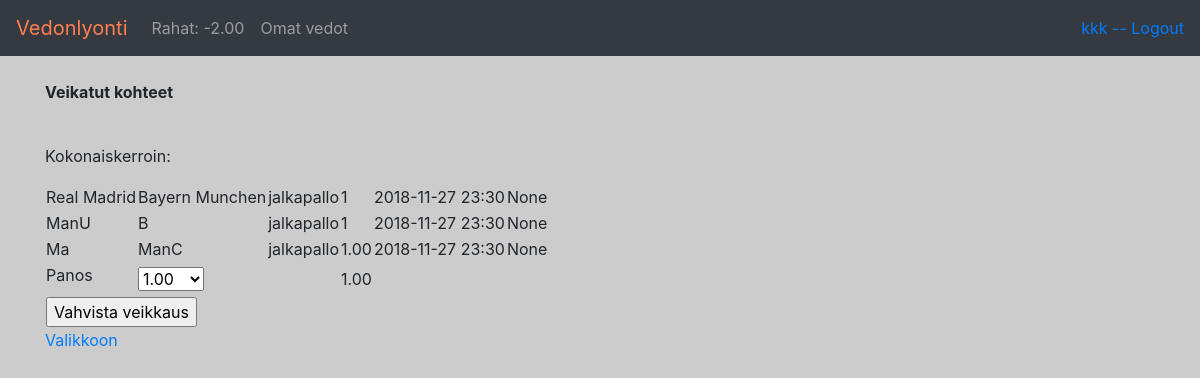
Screenshot of /tapahtuma/moniveto/ready (signed in) with the database file from the repository.
### application/auth/models.py (models this page shows, shortened)
class User(Base):
    __tablename__ = "account"
    name = db.Column(db.String(144), nullable=False)
    username = db.Column(db.String(144), nullable=False)
    password = db.Column(db.String(144), nullable=False)
    rahat = db.Column(db.DECIMAL, nullable=False)
    def getRahat(self):
        return ("%.2f" % self.rahat)

### application/tapahtuma/models.py (models this page shows, shortened)
class Tapahtuma(Base):
    koti = db.Column(db.String, nullable=False)
    vieras = db.Column(db.String, nullable=False)
    kerroin1 = db.Column(db.DECIMAL, nullable=False)
    kerroinx = db.Column(db.DECIMAL, nullable=False)
    kerroin2 = db.Column(db.DECIMAL, nullable=False)
    laji_id = db.Column(db.Integer, db.ForeignKey('laji.id'),
                           nullable=False)
    date_expire = db.Column(db.DateTime)
    active = db.Column(db.Boolean, nullable= False)
    tulos = db.Column(db.String, nullable=False)
    @staticmethod
    def haeMonivetoTapahtumat():
        good_events = 0
        present = datetime.now()
        stmt = text("SELECT tapahtuma.id, koti, vieras, laji_id, kerroin1, kerroin2, kerroinx, date_expire"
                    " FROM tapahtuma, laji"
                    " WHERE active = 1"
                    " AND laji.id = tapahtuma.laji_id"
                     )
        res = db.engine.execute(stmt)
        response = []
        for row in res:
            d = str(datetime.strptime(str(row[7]), '%Y-%m-%d %H:%M:%S.%f'))
            d = d[0:16]
            response.append({"id":row[0], "koti":row[1], "vieras":row[2], "laji":haeLaji(row[3]), "kerroin1":row[4], "kerroin2":row[5], "kerroinX":row[6], "date_expire":d})
        return response

### application/laji/models.py (models this page shows, shortened)
class Laji(Base):
    nimi = db.Column(db.String, nullable=False)

### application/tapahtuma/views.py (the view)
@app.route("/tapahtuma/moniveto/ready", methods=["GET", "POST"])
def ready_moniveto():
    form = TapahtumaForm(request.form)
    t1 = form.veto1.data
    t2 = form.veto2.data
    t3 = form.veto3.data
    if (t1=="-" and t2=="-" and t3=="-"):
        return redirect(url_for("tapahtumat_moniveto"))
    tap = Tapahtuma.haeMonivetoTapahtumat()
    tapahtumat = []
    kerroin = 1
    if(t1!="-"):
        t = tap[0]
        tkerroin = 1 #tamakerroin
        if (t1 == "1"):
            kerroin = kerroin*t["kerroin1"]
            tkerroin = t["kerroin1"]
        elif (t1 == "X"):
            kerroin = kerroin*t["kerroinX"]
            tkerroin = t["kerroinX"]
        elif (t1 == "2"):
            kerroin = kerroin*t["kerroin2"]
            tkerroin = t["kerroin2"]
        tapahtumat.append({"id":t["id"], "koti":t["koti"], "vieras":t["vieras"], "laji":t["laji"], "kerroin":tkerroin, "date_expire":t["date_expire"], "veto":t1})
    if(t2!="-"):
        t = tap[1]
        tkerroin = 1
        if (t2 == "1"):
            kerroin = kerroin*t["kerroin1"]
            tkerroin = t["kerroin1"]
        elif (t2 == "X"):
            kerroin = kerroin*t["kerroinX"]
            tkerroin = t["kerroinX"]
        elif (t2 == "2"):
            kerroin = kerroin*t["kerroin2"]
            tkerroin = t["kerroin2"]
        tapahtumat.append({"id":t["id"], "koti":t["koti"], "vieras":t["vieras"], "laji":t["laji"], "kerroin":tkerroin, "date_expire":t["date_expire"], "veto":t2})
    if(t3!="-"):
        t = tap[2]
        tkerroin = 1
        if (t3 == "1"):
            kerroin = kerroin*t["kerroin1"]
            tkerroin = t["kerroin1"]
        elif (t3 == "X"):
            kerroin = kerroin*t["kerroinX"]
            tkerroin = t["kerroinX"]
        elif (t3 == "2"):
            kerroin = kerroin*t["kerroin2"]
            tkerroin = t["kerroin2"]
        tkerroin = ("%.2f" % tkerroin)
        kerroin = ("%.2f" % kerroin)
        tapahtumat.append({"id":t["id"], "koti":t["koti"], "vieras":t["vieras"], "laji":t["laji"], "kerroin":tkerroin, "date_expire":t["date_expire"], "veto":t3})
    moniveto.setMonivetokerroin(kerroin)
    moniveto.setMonivetotapahtumat(tapahtumat)
    return render_template("tapahtumat/moniveto2.html", tapahtumat=tapahtumat,kerroin=kerroin, form=TapahtumaForm())

### application/tapahtuma/forms.py
class TapahtumaForm(FlaskForm):
    veto1 = SelectField('Veikkaus', choices=Choices)
    veto2 = SelectField('Veikkaus', choices=Choices)
    veto3 = SelectField('Veikkaus', choices=Choices)
    panos = SelectField('Panos', choices=[('1','1.00'), ('2','2.00'), ('3','3.00'), ('5','5.00'), ('10','10.00'), ('20','20.00')])
    class Meta:
        csrf = False

### application/__init__.py (called while the page is built)
@login_manager.user_loader
def load_user(user_id):
    return User.query.get(user_id)

### application/tapahtuma/models.py (called while the page is built)
def haeLaji(laji_id=0):
        stmt = text("SELECT nimi"
                    " FROM laji"
                     " WHERE id = :id"
                     ).params(id = laji_id)
        res = db.engine.execute(stmt)
        response = []
        for row in res:
            response.append({"nimi":row[0]})
        return response[0]["nimi"]

### application/tapahtuma/views.py (called while the page is built)
    def setMonivetotapahtumat(self,mv):
        self.monivetotapahtumat = mv

    def setMonivetokerroin(self,mv):
        self.monivetokerroin = mv

### application/templates/tapahtumat/moniveto2.html (shortened to what this page needs)
{% extends "layout.html" %}
{% block body %}
<p><b>Veikatut kohteet</b></p>
<br>
<form method="POST" action="{{ url_for('create_moniveto') }}">
  <table>
    {% for tapahtuma in tapahtumat %}
              <tr>
          <td>{{ tapahtuma.koti }}</td>
          <td>{{ tapahtuma.vieras }}</td>
          <td>{{ tapahtuma.laji }}</td>
          <td>{{ tapahtuma.kerroin }}</td>
          <td>{{ tapahtuma.date_expire }}</td>
          <td>{{ tapahtuma.veto }}</td>
          </tr>
      {% endfor %}
      <td>{{ form.panos.label }}</td>
      <td>{{ form.panos }}</td>
      <td></td>
      <p>Kokonaiskerroin:</p>
      <td>{{ kerroin }}</td>
          <tr>
            <td colspan="2">
        <input type="submit" value="Vahvista veikkaus"/>
            </td>
          </tr>
      </form>
<a href="{{ url_for('index') }}">Valikkoon</a>
{% endblock %}

### application/templates/layout.html (shortened to what this page needs)
<!DOCTYPE html>
<html>
  <head>
    <link rel="stylesheet" href="https://maxcdn.bootstrapcdn.com/bootstrap/4.0.0/css/bootstrap.min.css">
  </head>
  <body style="background-color: #cccccc !important">
    <nav class="navbar navbar-expand-md navbar-dark bg-dark mb-4">
<a class="navbar-brand" href="{{ url_for('index')}}" style="color: coral !important">Vedonlyonti</a>
<div class="collapse navbar-collapse" id="navbarCollapse">
        <ul class="navbar-nav mr-auto">
          <li class="nav-item">
              {% if current_user.is_authenticated %}
            <a class="nav-link" href="{{ url_for('tilitapahtumat_index') }} ">Rahat: {{ current_user.getRahat() }}</a>
          {% endif %}
          </li>
          <li class="nav-item">
            {% if current_user.is_authenticated %}
            <a class="nav-link" href="{{ url_for('vedot_index') }} ">Omat vedot</a>
          {% endif %}
          </li>
        </ul>
        <div class="form-inline mt-2 mt-md-0">
    {% if current_user.is_authenticated %}
    <a href="{{ url_for('auth_logout') }}">{{ current_user.name }} -- Logout</a>
    {% else %}
    <a href="{{ url_for('auth_login') }}">Login</a>
    {% endif %}
        </div>
</div>
    </nav>
    <main role="main" class="container">
{% block body %}{% endblock %}
    </main>
  </body>
</html>

### rows the page displays
User: getRahat "-2.00", name "kkk"
Tapahtuma: koti "Real Madrid", vieras "Bayern Munchen"
Laji: laji "jalkapallo" "jalkapallo" "jalkapallo"
Tapahtuma: koti "ManU"
Tapahtuma: koti "Ma", vieras "ManC"

### other values shown
{{ tapahtuma.kerroin }} "1" "1" "1.00"
{{ tapahtuma.date_expire }} "2018-11-27 23:30" "2018-11-27 23:30" "2018-11-27 23:30"
{{ tapahtuma.veto }} "None" "None" "None"
{{ tapahtuma.vieras }} "B"
{{ kerroin }} "1.00"
